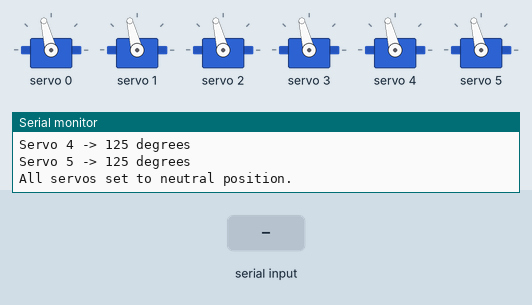
This sketch was run on a simulated Arduino Uno, built with avr-gcc and run on an emulated ATmega328P. Shown: 6 × servo, the last lines printed to the serial monitor. The test bench sets the inputs (shaded band).

Above: at 1.3 s.
1.4 s: "30,150\n" received over Serial
At 2.6 s:
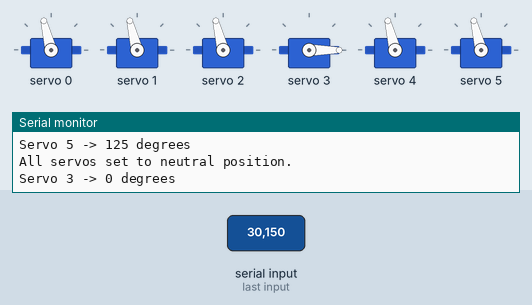
2.9 s: "4\n" received over Serial
At 3.6 s:
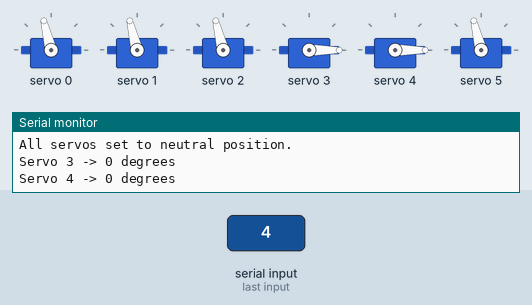
4.4 s: "5\n" received over Serial
At 4.7 s:
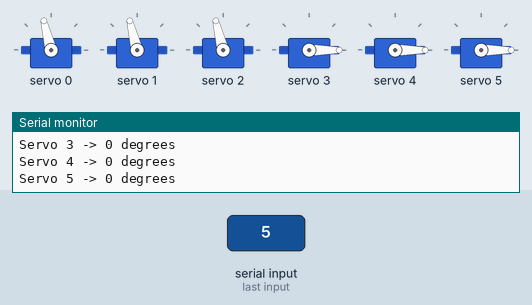
5.9 s: "2\n" received over Serial
At 7.1 s:
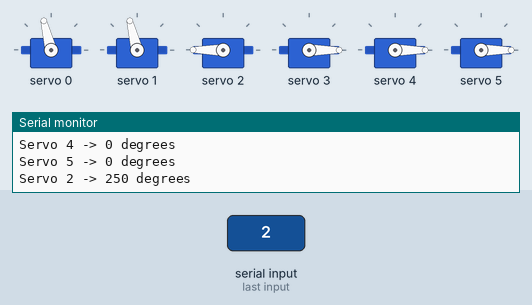
Timing chart, 0 to 8.4 s (numbered marks = the images above; inputs shaded):
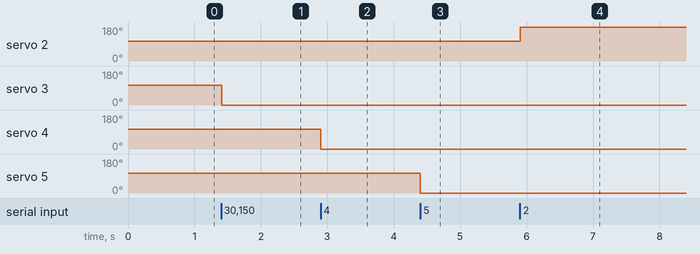

The sketch:

controler.ino
```cpp
#include <Wire.h>        // ✅ Ensure Wire library is included
#include "HCPCA9685.h"   // ✅ Include HCPCA9685 library

#define I2CAdd 0x40  // PCA9685 I2C Address

/* Create PCA9685 object */
HCPCA9685 HCPCA9685(I2CAdd);

/* Define min and max PWM values for 250° servo */
#define SERVO_MIN 10    // PWM value for 0 degrees
#define SERVO_MAX 450   // PWM value for 250 degrees

// Store current servo positions (default to midpoint)
int servoPos[6] = {125, 125, 125, 125, 125, 30};

int incomingByte = 0;
char whichAxis = '\0';
char token[10];
int tokenPos = 0;

/* Function to convert degrees (0-250) to PCA9685 PWM values */
int angleToPWM(int angle) {
    return map(angle, 0, 250, SERVO_MIN, SERVO_MAX);
}

/* Function to move a servo to the desired angle */
void moveDegrees(int servoIndex, double degrees) {
    if (servoIndex < 0 || servoIndex > 5) return;

    int max_angle = (servoIndex == 4 || servoIndex == 5) ? 130 : 250;
    int angle = constrain((int)degrees, 0, max_angle);

    if (servoIndex == 2) {
        angle = max_angle - angle; // Invert elbow servo if necessary
    }

    servoPos[servoIndex] = angle;
    int pwmValue = angleToPWM(angle);
    HCPCA9685.Servo(servoIndex, pwmValue);  // ✅ Use correct HCPCA9685 function

    Serial.print("Servo ");
    Serial.print(servoIndex);
    Serial.print(" -> ");
    Serial.print(angle);
    Serial.println(" degrees");
}

/* Function to read serial input and control servos */
void readSerial() {
    if (Serial.available()) {
        incomingByte = Serial.read();

        if (incomingByte != ' ' && incomingByte != '\n') {
            if (whichAxis == '\0') {
                whichAxis = incomingByte;
            } else {
                token[tokenPos++] = (char)incomingByte;
            }
        } else {
            token[tokenPos] = '\0';
            double distance = atof(token);
            int servoIndex = whichAxis - '0';

            moveDegrees(servoIndex, distance);

            whichAxis = '\0';
            tokenPos = 0;
        }
    }
}

/* Move all servos to neutral position (125°) */
void moveAllToNeutral() {
    Serial.println("Moving all servos to 125 degrees...");
    for (int i = 0; i < 6; i++) {
        if (i == 2) {
            moveDegrees(i, 125);
        } else {
            moveDegrees(i, 125);
        }
    }
    Serial.println("All servos set to neutral position.");
}

/* Arduino setup function */
void setup() {
    Serial.begin(9600);
    Wire.begin();    // ✅ Explicitly start I2C communication

    /* Initialize PCA9685 in Servo Mode */
    HCPCA9685.Init(SERVO_MODE);
    HCPCA9685.Sleep(false);  // Wake up the device

    moveAllToNeutral();
}

/* Main loop function */
void loop() {
    readSerial();
}
```

Measured:
- after the input at 1.4 s, servo 3: 104° → 0° at once
- after the input at 2.9 s, servo 4: 104° → 0° at once
- after the input at 4.4 s, servo 5: 104° → 0° at once
- after the input at 5.9 s, servo 2: 104° → 180° at once
